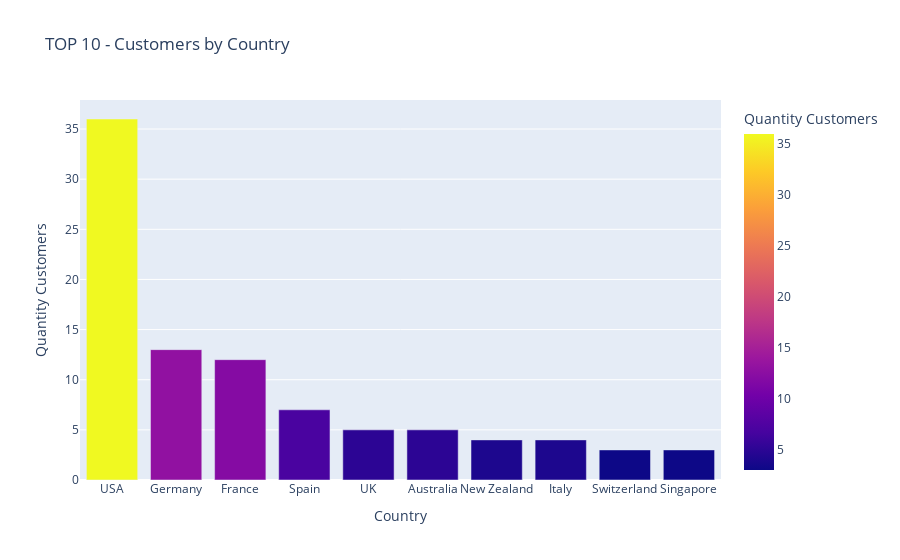

Notebook code cell kept with this figure:
### Markdown cell above
## Consulta similar à anterior, porém a contagem é tratado na instância do pandas

### Code cell
q = text('''
select country, count(country) as qty_customers 
         from customers 
         group by country 
         order by qty_customers DESC
''')

customers_by_country = pd.read_sql(q, conn).head(10)

fig = px.bar(customers_by_country, x='country', y='qty_customers', \
            title='TOP 10 - Customers by Country', color='qty_customers', \
            labels={'country': 'Country', 'qty_customers': 'Quantity Customers'})
fig.show()

### Figure 1 — Plotly figure (JSON) as saved in the notebook; plotly's stock layout.template omitted (floating-point values rounded to 4 significant figures)
{"data": [{"alignmentgroup": "True", "hovertemplate": "Country=%{x}<br>Quantity Customers=%{marker.color}<extra></extra>", "legendgroup": "", "marker": {"color": [36, 13, 12, 7, 5, 5, 4, 4, 3, 3], "coloraxis": "coloraxis", "pattern": {"shape": ""}}, "name": "", "offsetgroup": "", "orientation": "v", "showlegend": false, "textposition": "auto", "type": "bar", "x": ["USA", "Germany", "France", "Spain", "UK", "Australia", "New Zealand", "Italy", "Switzerland", "Singapore"], "xaxis": "x", "y": [36, 13, 12, 7, 5, 5, 4, 4, 3, 3], "yaxis": "y"}], "layout": {"barmode": "relative", "coloraxis": {"colorbar": {"title": {"text": "Quantity Customers"}}, "colorscale": [[0, "#0d0887"], [0.1111, "#46039f"], [0.2222, "#7201a8"], [0.3333, "#9c179e"], [0.4444, "#bd3786"], [0.5556, "#d8576b"], [0.6667, "#ed7953"], [0.7778, "#fb9f3a"], [0.8889, "#fdca26"], [1, "#f0f921"]]}, "legend": {"tracegroupgap": 0}, "title": {"text": "TOP 10 - Customers by Country"}, "xaxis": {"anchor": "y", "domain": [0, 1], "title": {"text": "Country"}}, "yaxis": {"anchor": "x", "domain": [0, 1], "title": {"text": "Quantity Customers"}}}}
